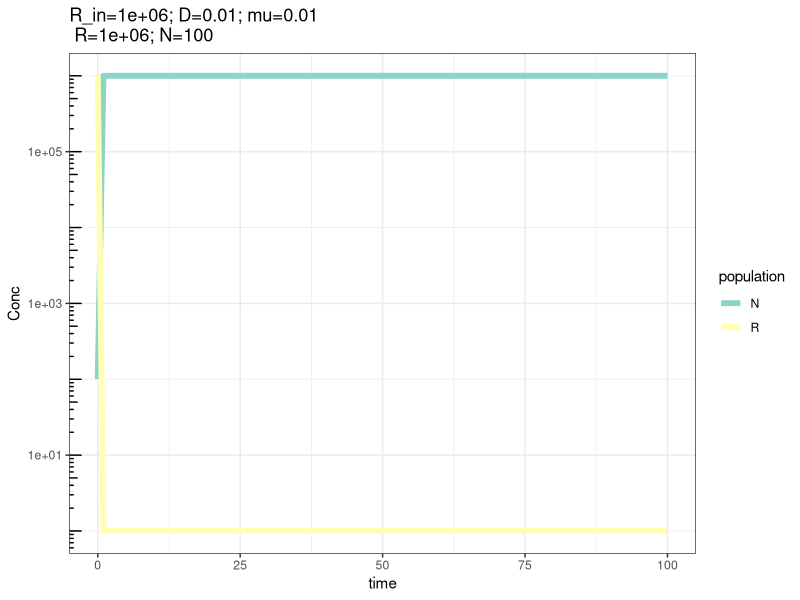
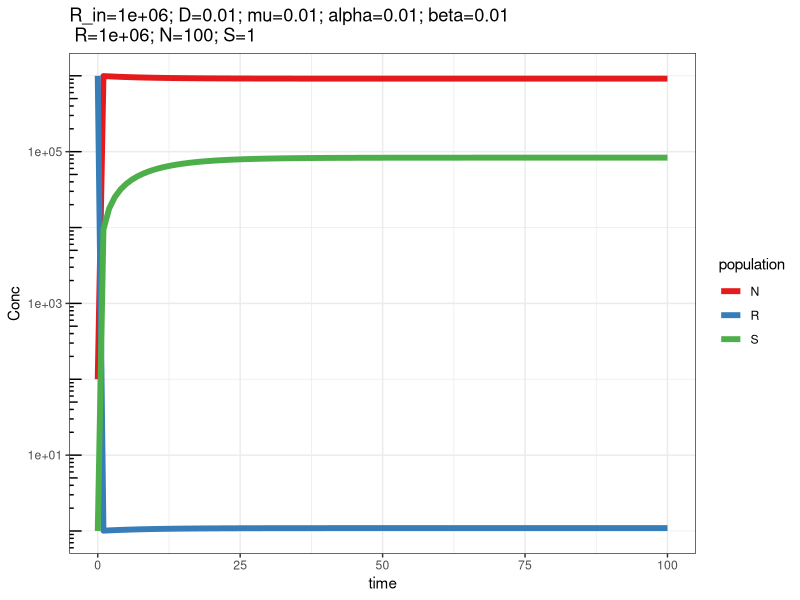
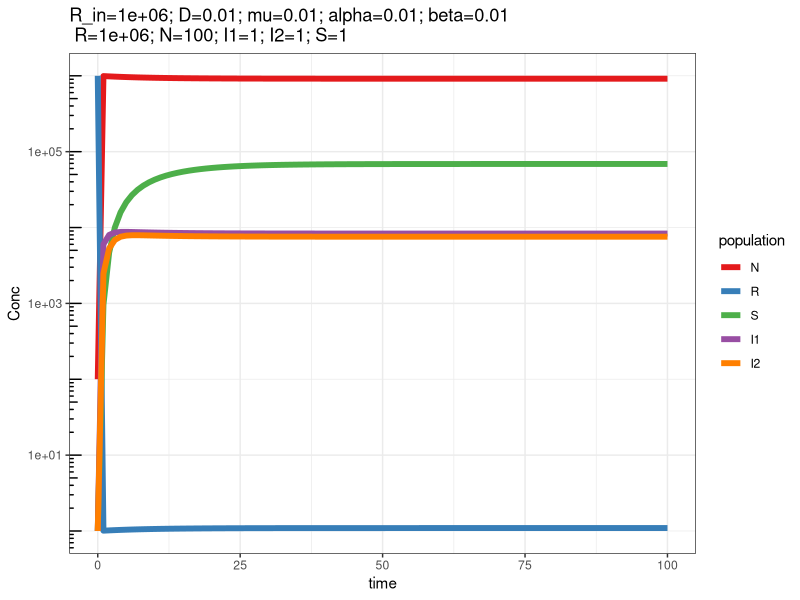
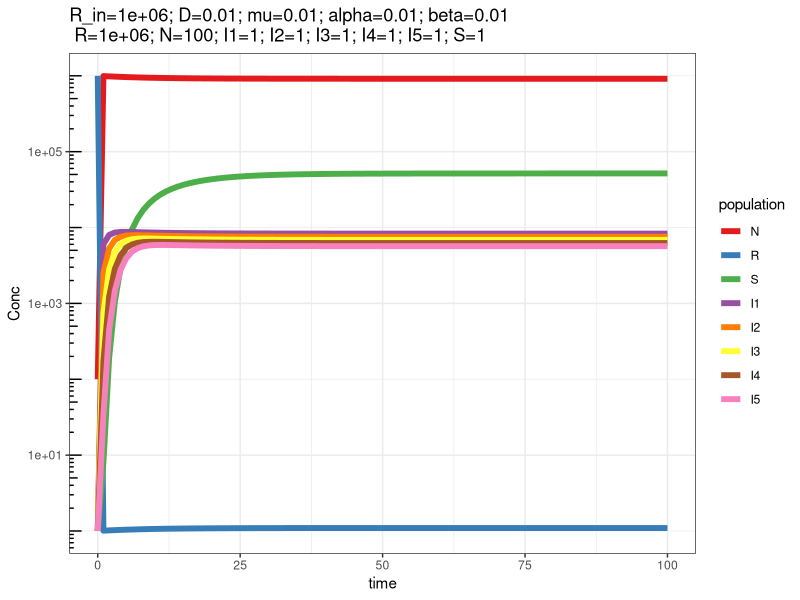
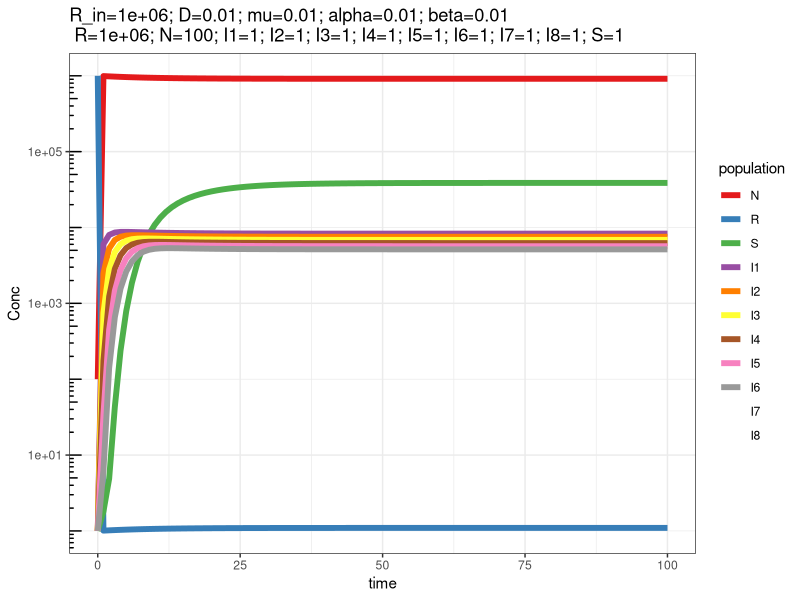
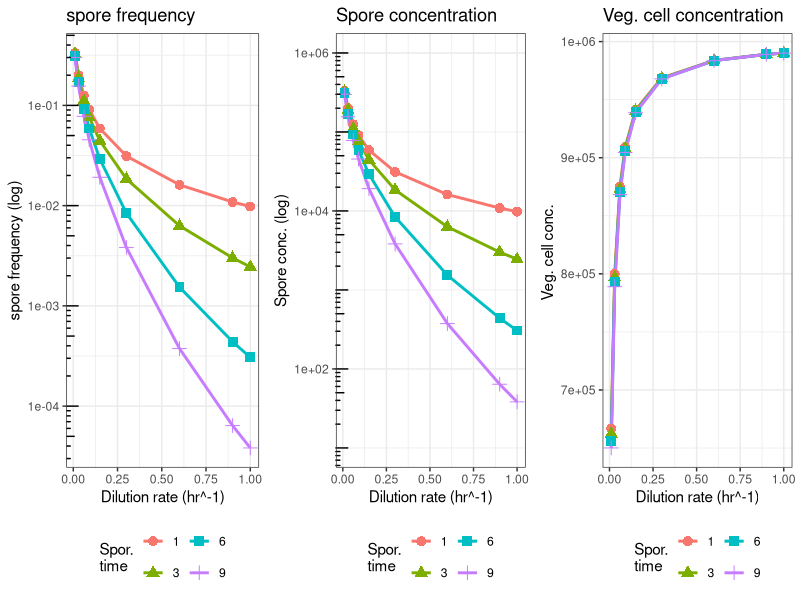
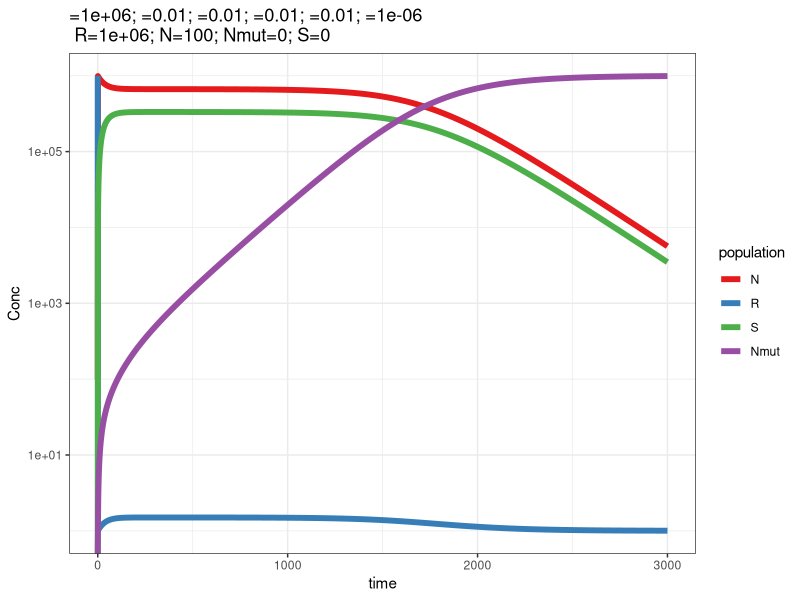

Write the R code that produced these figures, in order.
## ---- chunk 1
knitr::opts_chunk$set(echo = TRUE)
#Clear environment
rm(list=ls())
pd=par()
#Load necessary library
library(deSolve)
library(tidyverse)
## ---- chunk 2
chemostat <- function(t,current,params){
  with(as.list(c(params,current)), {
    #list the equations for the derivatives of each state variable
    #R is the resource
    dR <- D * (R_in - R) - mu * R * N 
    #N are the bacteria 
    dN <- mu * R * N - D * N 
    
    results <- c(dR, dN)
    return (list(results))
  })
}

###define parameters
# resource in inflow
R_in <- 1e6
#dilution rate
D <- 0.01
# growth rate
mu <- D
# all parameters together
params <- c(R_in=R_in, D=D, mu=mu)

#declare initial conditions for state variables
current0 <- c(R = R_in, N = 100)

#define the time to run model
t <- seq (0, 10, by=1)

#solve the model and save the output
# out <- lsoda(current0, t, chemostat, params)
# 
# # transform to long format for ggplot
# out.l <- gather(as.data.frame(out), key='population', value='Conc', colnames(out)[-1])
# # To savve time I will save the results of the first run and read results from file next times
# write_csv(out.l, "./summary1_output/out_01.csv")
out.l <- read_csv("./summary1_output/out_01.csv")
#plot
ggplot(out.l, aes(x=time, y=Conc))+
  geom_line(aes(color=population),size=2)+
  scale_y_log10()+
  annotation_logticks(sides = 'l')+
  theme_bw()+
  scale_colour_brewer(palette='Set3')+
  ggtitle(paste(
    paste0(paste(names(params)),'=',paste(params), collapse = '; '),'\n',
    paste0(paste(names(current0)),'=',paste(current0), collapse = '; ')))

## ---- chunk 3
chemostat1 <- function(t,current,params){
  with(as.list(c(params,current)), {
    #list the equations for the derivatives of each state variable
    #R is the resource
    dR <- D * (R_in - R) - mu * R * N 
    
    #N are the bacteria 
    dN <- mu * R * N - D * N - alpha * N + beta * S
    #S are the spores 
    dS <- alpha * N - beta * S - D*S
    
    results <- c(dR, dN, dS)
    return (list(results))
  })
}

###define parameters
# resource in inflow
R_in <- 1e6
#dilution rate
D <- 0.01
# growth rate
mu <- D
# probaility of sporulation
alpha <- 0.01
#probability of reactivation of spores
beta <- 0.01

# all parameters together
params <- c(R_in=R_in, D=D, mu=mu, alpha=alpha, beta=beta)

#declare initial conditions for state variables
current1 <- c(R = R_in, N = 100, S=1)


#define the time to run model
t <- seq (0, 200, by=1)

# #solve the model and save the output
# out <- lsoda(current1, t, chemostat1, params)
# 
# # transform to long format for ggplot
# out.l <- gather(as.data.frame(out), key='population', value='Conc', colnames(out)[-1])
# # To save time I will save the results of the first run and read results from file next times
# write_csv(out.l, "./summary1_output/out_02.csv")
out.l <- read_csv("./summary1_output/out_02.csv")
#plot
ggplot(out.l, aes(x=time, y=Conc))+
  geom_line(aes(color=population), size=2)+
  scale_y_log10()+
  annotation_logticks(sides = 'l')+
  theme_bw()+
  scale_colour_brewer(palette='Set1')+
  ggtitle(paste(
    paste0(paste(names(params)),'=',paste(params), collapse = '; '),'\n',
    paste0(paste(names(current1)),'=',paste(current1), collapse = '; ')))

## ---- chunk 4
chemostat3 <- function(t,current,params){
  with(as.list(c(params,current)), {
    #list the equations for the derivatives of each state variable
    #R is the resource
    dR <- D * (R_in - R) - mu * R * N 
    
    #N are the bacteria 
    dN <- mu * R * N - D * N - alpha * N + beta * S
        # Sporulation takes 3 time steps. modeled as 3 population maturing through the process
    dI1 <- alpha * N - I1 - D*I1
    dI2 <- I1  - I2 - D*I2
    #S are the spores 
    dS <- I2 - beta * S - D*S
    
    results <- c(dR, dN, dI1, dI2, dS)
    return (list(results))
  })
}


#declare initial conditions for state variables
current3 <- c(R = R_in, N = 100, I1=1, I2=1,S=1)
#define the time to run model
t <- seq (0, 200, by=1)

#solve the model and save the output
# out <- lsoda(current3, t, chemostat3, params)
# 
# # transform to long format for ggplot
# out.l <- gather(as.data.frame(out), key='population', value='Conc', colnames(out)[-1])
# # To save time I will save the results of the first run and read results from file next times
# write_csv(out.l, "./summary1_output/out_03.csv")
out.l <- read_csv("./summary1_output/out_03.csv")
out.l$population <- as.factor(out.l$population)
out.l$population <-factor(out.l$population, levels = c('N', 'R', 'S','I1','I2'))

#plot
ggplot(out.l, aes(x=time, y=Conc))+
  geom_line(aes(color=population), size=2)+
  scale_y_log10()+
  annotation_logticks(sides = 'l')+
  theme_bw()+
  scale_colour_brewer(palette='Set1')+
  ggtitle(paste(
    paste0(paste(names(params)),'=',paste(params), collapse = '; '),'\n',
    paste0(paste(names(current3)),'=',paste(current3), collapse = '; ')))

## ---- chunk 5
chemostat6 <- function(t,current,params){
  with(as.list(c(params,current)), {
    #list the equations for the derivatives of each state variable
    #R is the resource
    dR <- D * (R_in - R) - mu * R * N 
    
    #N are the bacteria 
    dN <- mu * R * N - D * N - alpha * N + beta * S
    
    # Sporulation takes 6 time steps. modeled as 6 population maturig through the process
    dI1 <- alpha * N - I1 - D*I1
    dI2 <- I1  - I2 - D*I2
    dI3 <- I2 - I3 - D*I3
    dI4 <- I3 - I4 - D*I4
    dI5 <- I4 - I5 - D*I5
    dS <- I5 - beta * S - D*S
    
    results <- c(dR, dN, dI1, dI2,dI3,dI4,dI5, dS)
    return (list(results))
  })
}
chemostat9 <- function(t,current,params){
  with(as.list(c(params,current)), {
    #list the equations for the derivatives of each state variable
    #R is the resource
    dR <- D * (R_in - R) - mu * R * N 
    
    #N are the bacteria 
    dN <- mu * R * N - D * N - alpha * N + beta * S
    
    # Sporulation takes 9 time steps. modeled as 9 population maturing through the process
    dI1 <- alpha * N - I1 - D*I1
    dI2 <- I1 - I2 - D*I2
    dI3 <- I2 - I3 - D*I3
    dI4 <- I3 - I4 - D*I4
    dI5 <- I4 - I5 - D*I5
    dI6 <- I5 - I6 - D*I6
    dI7 <- I6 - I7 - D*I7
    dI8 <- I7 - I8 - D*I8
    dS  <- I8 - beta * S - D*S
    
    results <- c(dR, dN, dI1, dI2,dI3,dI4,dI5,dI6, dI7, dI8, dS)
    return (list(results))
  })
}

current6 <- c(R = R_in, N = 100, I1=1, I2=1,I3=1, I4=1,I5=1,S=1)
current9 <- c(R = R_in, N = 100, I1=1, I2=1,I3=1, I4=1,I5=1,I6=1, I7=1,I8=1,S=1)

# out <- lsoda(current6, t, chemostat6, params)
# # transform to long format for ggplot
# out.l <- gather(as.data.frame(out), key='population', value='Conc', colnames(out)[-1])
# # To save time I will save the results of the first run and read results from file next times
# write_csv(out.l, "./summary1_output/out_04.csv")
out.l <- read_csv("./summary1_output/out_04.csv")
out.l$population <- as.factor(out.l$population)
out.l$population <-factor(out.l$population, levels = c('N', 'R', 'S','I1','I2','I3','I4','I5'))

#plot
ggplot(out.l, aes(x=time, y=Conc))+
  geom_line(aes(color=population), size=2)+
  scale_y_log10()+
  annotation_logticks(sides = 'l')+
  theme_bw()+
  scale_colour_brewer(palette='Set1')+
  ggtitle(paste(
    paste0(paste(names(params)),'=',paste(params), collapse = '; '),'\n',
    paste0(paste(names(current6)),'=',paste(current6), collapse = '; ')))


# out <- lsoda(current9, t, chemostat9, params)
# # transform to long format for ggplot
# out.l <- gather(as.data.frame(out), key='population', value='Conc', colnames(out)[-1])
# # To save time I will save the results of the first run and read results from file next times
# write_csv(out.l, "./summary1_output/out_05.csv")
out.l <- read_csv("./summary1_output/out_05.csv")
out.l$population <- as.factor(out.l$population)
out.l$population <-factor(out.l$population, levels = c('N', 'R', 'S','I1','I2','I3','I4','I5','I6','I7','I8'))

#plot
ggplot(out.l, aes(x=time, y=Conc))+
  geom_line(aes(color=population), size=2)+
  scale_y_log10()+
  annotation_logticks(sides = 'l')+
  theme_bw()+
  scale_colour_brewer(palette='Set1')+
  ggtitle(paste(
    paste0(paste(names(params)),'=',paste(params), collapse = '; '),'\n',
    paste0(paste(names(current9)),'=',paste(current9), collapse = '; ')))



## ---- chunk 6
# t <- seq (0, 500, by=1)
# 
# 
# d.rates <- data.frame(dilution=rep(c(0.01,0.03,0.06,0.09,0.15,0.3,0.6,0.9,1),4), 
#                       spo.time= as.numeric(rep(c(1,3,6,9),each=9)),ratio=NA, N=NA, S=NA)
# 
# for (i in 1:nrow(d.rates)){
#   #dilution rate
#   D <- d.rates$dilution[i]
#   mu <- D
#   # all parameters together
#   params <- c(R_in, D, mu, alpha, beta)
#   t.spo <- d.rates$spo.time[i]
#   if (t.spo==1){
#     current1 <- c(R = R_in, N = 100, S=1)
#     out <- lsoda(current1, t, chemostat1, params)
#     
#   } else if (t.spo==3){
#     current3 <- c(R = R_in, N = 100, I1=1, I2=1,S=1)
#     out <- lsoda(current3, t, chemostat3, params)
#     
#   } else if (t.spo==6){
#     current6 <- c(R = R_in, N = 100, I1=1, I2=1,I3=1, I4=1,I5=1,S=1)
#     out <- lsoda(current6, t, chemostat6, params)
#     
#   } else if (t.spo==9){
#     current9 <- c(R = R_in, N = 100, I1=1, I2=1,I3=1, I4=1,I5=1,I6=1, I7=1,I8=1,S=1)
#     out <- lsoda(current9, t, chemostat9, params)
#     
#   }
#   
#   rel <- as.data.frame(out)
#   rel$all <- apply(X = rel[,3:ncol(rel)],MARGIN = 1,FUN = sum)
#   rel$rel <- rel$S/rel$all
#   d.rates$ratio[i] <- rel$rel[nrow(rel)]
#   d.rates$N[i] <- rel$N[nrow(rel)]
#   d.rates$S[i] <- rel$S[nrow(rel)]
# }
# write_csv(d.rates, "./summary1_output/out_06.csv")
d.rates <- read_csv("./summary1_output/out_06.csv")
p1 <- 
  ggplot(d.rates, aes(x=dilution, y=ratio))+
  geom_line(aes(color=as.factor(spo.time)),size=1)+
  geom_point(aes(shape=as.factor(spo.time),color=as.factor(spo.time)),size=3)+
  scale_color_discrete(name="Spor.\ntime")+
  scale_shape_discrete(name="Spor.\ntime")+
  scale_y_log10(breaks=c(1e-1,1e-2,1e-3,1e-4))+
  ylab("spore frequency (log)")+
  xlab("Dilution rate (hr^-1)")+ theme_bw()+
  theme(legend.position = "bottom")+
  annotation_logticks(sides = 'l')+
  guides(col = guide_legend(nrow = 2))+
  ggtitle("spore frequency")

p2 <- 
  ggplot(d.rates, aes(x=dilution, y=S))+
  geom_line(aes(color=as.factor(spo.time)),size=1)+
  geom_point(aes(shape=as.factor(spo.time),color=as.factor(spo.time)),size=3)+
  scale_color_discrete(name="Spor.\ntime")+
  scale_shape_discrete(name="Spor.\ntime")+
  scale_y_log10(limits=c(1e1,1e6))+
  ylab("Spore conc. (log)")+
  xlab("Dilution rate (hr^-1)")+ theme_bw()+
  theme(legend.position = "bottom")+
  annotation_logticks(sides = 'l')+
  guides(col = guide_legend(nrow = 2))+
  ggtitle("Spore concentration")
p3 <- 
  ggplot(d.rates, aes(x=dilution, y=N))+
  geom_line(aes(color=as.factor(spo.time)),size=1)+
  geom_point(aes(shape=as.factor(spo.time),color=as.factor(spo.time)),size=3)+
  scale_color_discrete(name="Spor.\ntime")+
  scale_shape_discrete(name="Spor.\ntime")+
  # scale_y_log10(limits=c(1e1,1e6))+ 
  ylab("Veg. cell conc. ")+
  xlab("Dilution rate (hr^-1)")+ theme_bw()+
  theme(legend.position = "bottom")+
  # annotation_logticks(sides = 'l')+
  guides(col = guide_legend(nrow = 2))+
  ggtitle("Veg. cell concentration")

library(gridExtra)
grid.arrange(p1,p2,p3,nrow=1)


## ---- chunk 7
chemostat1.mut <- function(t,current,params){
  with(as.list(c(params,current)), {
    #list the equations for the derivatives of each state variable
    #R is the resource
    dR <- D * (R_in - R) - mu * R * (N+Nmut) 
    
    #N are the sporulating bacteria 
    dN <- mu * R * N - D * N - alpha * N + beta * S - delta * N
    # Nmut are the spo- mutants
    dNmut <- mu * R * Nmut - D*Nmut +delta * N
    
    #S are the spores 
    dS <- alpha * N - beta * S - D*S
    
    
    results <- c(dR, dN,dNmut, dS)
    return (list(results))
  })
}

#loss of sporulation by mutation
delta <- 1e-6


# all parameters together
params1 <- c(R_in, D, mu, alpha, beta, delta)
#declare initial conditions for state variables
current1 <- c(R = R_in, N = 1e2, Nmut=0, S=0)
#define the time to run model
t <- seq (0, 3000, by=1)

#solve the model and save the output
out <- lsoda(current1, t, chemostat1.mut, params1)
out.l <- gather(as.data.frame(out), key='population', value='Conc', colnames(out)[-1])
out.l$population <- as.factor(out.l$population)
out.l$population <-factor(out.l$population, levels = c('N', 'R', 'S','Nmut'))


# ggplot(out.l[out.l$population!='R',], aes(x=time, y=Conc))+
ggplot(out.l, aes(x=time, y=Conc))+
  geom_line(aes(color=population), size=2)+
  scale_y_log10()+
  theme_bw()+
  scale_colour_brewer(palette='Set1')+
  ggtitle(paste(
    paste0(paste(names(params1)),'=',paste(params1), collapse = '; '),'\n',
    paste0(paste(names(current1)),'=',paste(current1), collapse = '; ')))
